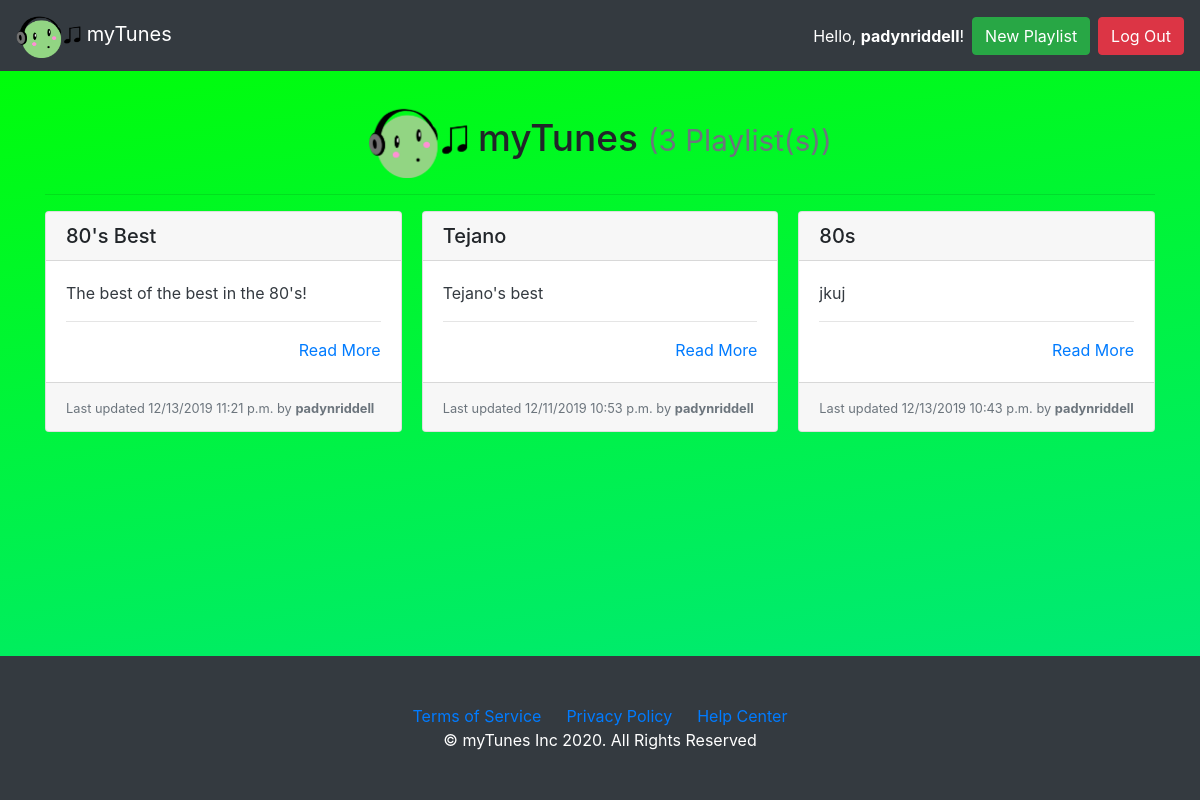
The app's page / (signed in), older data.
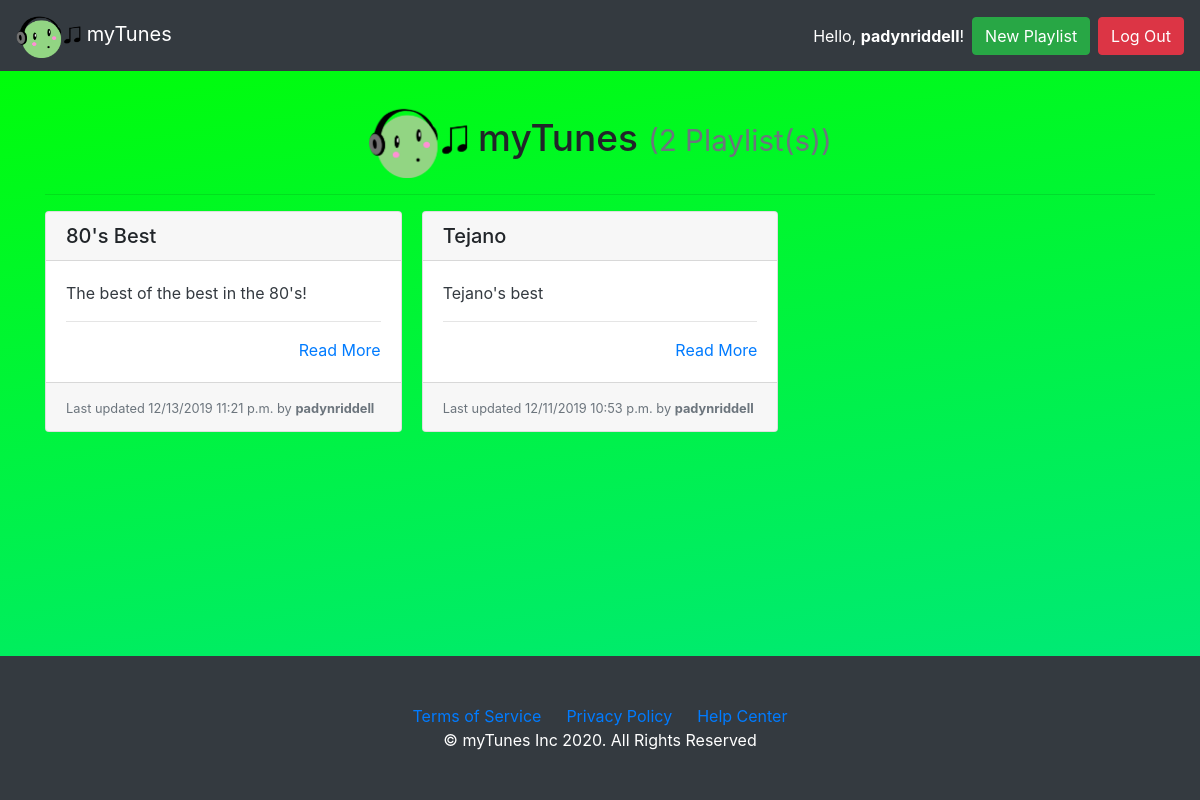
The same page, newer data.
### playlist/models.py (models this page shows, shortened)
class Playlist(models.Model):
    playlist_name = models.CharField(max_length=settings.PLAYLISTER_NAME_MAX_LENGTH, unique=True,
                             help_text="Title of your page.")
    author = models.ForeignKey(User, on_delete=models.PROTECT,
                            help_text="The user that posted this playlist.")
    slug = models.CharField(max_length=settings.PLAYLISTER_NAME_MAX_LENGTH, blank=True, editable=False,
                            help_text="Unique URL path to access this playlist. Generated by the system.")
    description = models.TextField(
        help_text="Write the description of your playlist here.")
    created = models.DateTimeField(auto_now_add=True,
                                   help_text="The date and time this page was created. Automatically generated when the model saves.")
    modified = models.DateTimeField(auto_now=True,
                                    help_text="The date and time this page was updated. Automatically generated when the model updates.")

### playlist/views.py (the view)
# urls.py: path('', PlaylistListView.as_view(), name='playlist-list-page'),
class PlaylistListView(ListView):
    model = Playlist
    def get(self, request):
        playlists = self.get_queryset().all()
        return render(request, 'index.html', {
          'playlists': playlists
        })

### playlist/templates/index.html (shortened to what this page needs)
{% extends 'base.html' %}
{% load static %}
        {% block head %}
        <link rel="stylesheet" type="text/css" href="{% static 'playlist/style.css' %}">
        {% endblock head %}
{% block content %}
  {% if user.is_authenticated %}
    <center><h3><img src="{% static 'playlist/logo.png' %}" width=100px height=75px></i> myTunes {% if playlists %}<small class="text-muted">({{ playlists|length }} Playlist(s))</small>{% endif %}</h3></center>
    <hr>
    {% if playlists %}
      <div class="card-columns">
        {% for playlist in playlists %}
          {% include "partials/card.html" %}
        {% endfor %}
      </div>
    {% else %}
      <div class="alert alert-primary" role="alert">No playlists to display.</div>
    {% endif %}
  {% else %}
    {% include "home.html" %}
  {% endif %}
{% endblock %}

### templates/base.html (shortened to what this page needs)
<!doctype html>
<html lang="en">
  <head>
    <link rel="stylesheet" href="https://stackpath.bootstrapcdn.com/bootstrap/4.3.1/css/bootstrap.min.css"
>
  </head>
  {% block head %}
  {% endblock head %}
  {% load static %}
  <body>
    <nav class="navbar navbar-expand-md navbar-dark bg-dark">
      <a class="navbar-brand" href="{% url 'playlist-list-page' %}"><i class=""><img src="{% static 'playlist/logo.png' %}" width=65px height=45px></i> myTunes</a>
      <form class="form-inline ml-auto">
        {% if user.is_authenticated %}
        <div class="text-white">Hello, <strong>{{user.username}}</strong>!</div>
        <a href="new_playlist/" class="btn btn-success ml-2">New Playlist</a>
        <a href="/accounts/logout" class="btn btn-danger ml-2">Log Out</a>
        {% else %}
        <a href="/accounts/login" class="btn btn-secondary ml-2">Log In</a>
        <a href="/accounts/signup" class="btn btn-primary ml-2">Sign Up</a>
        {% endif %}
      </form>
    </nav>
    <main role="main" class="container" style="margin-top: 4vh;">
      {% block content %}{% endblock %}
    </main>
    <footer class="bg-dark p-5 text-white">
      <div class="container">
          <a href="/">Terms of Service</a>
          <a href="/">Privacy Policy</a>
          <a href="/">Help Center</a>
      </div>
        <center>&copy; myTunes Inc 2020. All Rights Reserved</center>
    </footer>
  </body>

### playlist/templates/partials/card.html
<div class="card mb-3">
    <h5 class="card-header ">{{ playlist.playlist_name }}</h5>
    <div class="card-body border-dark">
      <p class="card-text text-dark">
        {{ playlist.description|truncatewords_html:30 }}
        <hr>
        <div class="text-right"><a href="{% url 'playlist-details-page' playlist.slug %}" title="Read More">Read More</a></div>
    </div>
    <div class="card-footer">
      <small class="text-muted">Last updated {{ playlist.modified|date:"SHORT_DATETIME_FORMAT" }} by <b>{{ playlist.author.username }}</b></small>
    </div>
  </div>

### playlist/static/playlist/style.css (style rules this page uses)
body { background-image: linear-gradient(to bottom right, rgb(0, 255, 0), rgb(0, 208, 255), rgb(255, 0, 255)); background-size: 1000% 400%; animation: gradient 15s ease infinite; font-weight: 400; }
footer { position: fixed; left: 0; bottom: 0; width: 100%; text-align: center; }
h3 { font-size: 37px; }
h5 { font-size: 20px; }

Row changes from the older to the newer data that the page shows:
removed Playlist: playlist_name "80s", description "jkuj", modified "12/13/2019 10:43 p.m.", author.username "padynriddell"
Text that changed along with them:
{{ playlists|length }}: "3" → "2"
